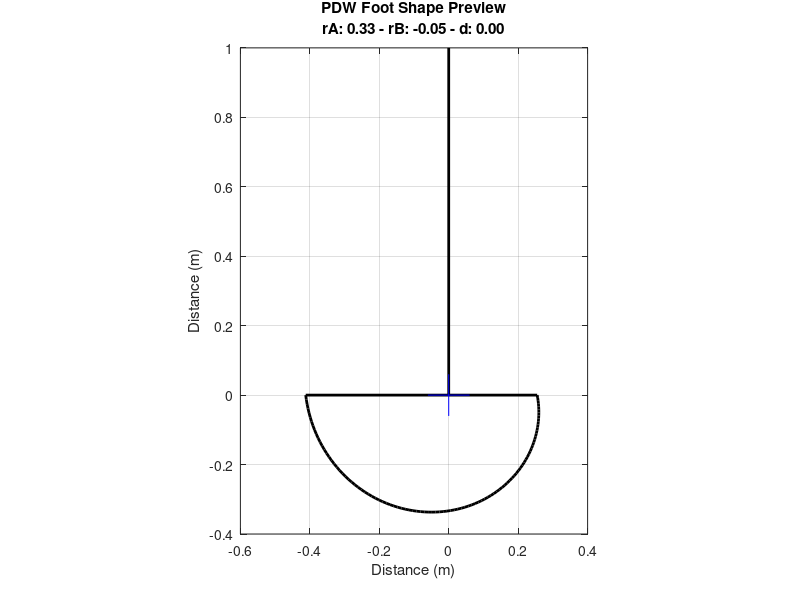

Write the MATLAB code that produced this figure.
%=========================================================================================
%
% Passive Dynamic Walker (PDW) Simulation Model
% Curved Foot Variation
%
%=========================================================================================
%
% Curved Foot Visualization Tool
%
%=========================================================================================
%
% This simple script aids to construct and visualize the walker's curved
% foot.
%
%=========================================================================================
% Author: Ismet Handzic
% Date  : 04/29/2020
%=========================================================================================

clc			% Clear the command window
close all	% Close all open figures and plots
clear all   % Clear all variables in the workspace


%%%%%%%%%%%%%%%%%%%%%%%%%%%%%%%%%%%%%%%%%%%%%%%%%%%%%%%%%%%%%%%%%%%%%%%%%%%%%%%%%%%%%%%%%%
%%%%%%%%%%%%%%%%%%%%%%%%    Foot Shape Definition    %%%%%%%%%%%%%%%%%%%%%%%%%%%%%%%%%%%%%
%%%%%%%%%%%%%%%%%%%%%%%%%%%%%%%%%%%%%%%%%%%%%%%%%%%%%%%%%%%%%%%%%%%%%%%%%%%%%%%%%%%%%%%%%%
% Foot definiton equation:   FootRadius = rA + rB*(Angle Range)
rA = 1/3;
rB = - 0.05;

% Define the leg to foot attachment offset
d = 0.0;


%%%%%%%%%%%%%%%%%%%%%%%%%%%%%%%%%%%%%%%%%%%%%%%%%%%%%%%%%%%%%%%%%%%%%%%%%%%%%%%%%%%%%%%%%%
%%%%%%%%%%%%%%%%%%%%%%%%    Deriving the Footshape    %%%%%%%%%%%%%%%%%%%%%%%%%%%%%%%%%%%%
%%%%%%%%%%%%%%%%%%%%%%%%%%%%%%%%%%%%%%%%%%%%%%%%%%%%%%%%%%%%%%%%%%%%%%%%%%%%%%%%%%%%%%%%%%
% Define the angle range of the foot shape definition
t_foot = linspace(-pi/2, pi/2, 100);

% Define the foot radius for each angle step
r_foot = zeros(1, length(t_foot));
for i = 1 : length(t_foot)
   r_foot(i) = rA + rB * (t_foot(i));
end

% Convert to Cartesian
[x_foot, y_foot] = pol2cart(t_foot - pi/2, r_foot);


%%%%%%%%%%%%%%%%%%%%%%%%%%%%%%%%%%%%%%%%%%%%%%%%%%%%%%%%%%%%%%%%%%%%%%%%%%%%%%%%%%%%%%%%%%
%%%%%%%%%%%%%%%%%%%%%%%%    Plotting the Footshape    %%%%%%%%%%%%%%%%%%%%%%%%%%%%%%%%%%%%
%%%%%%%%%%%%%%%%%%%%%%%%%%%%%%%%%%%%%%%%%%%%%%%%%%%%%%%%%%%%%%%%%%%%%%%%%%%%%%%%%%%%%%%%%%
foot_plot = figure;
hold on
% Foot Shape
plot(x_foot, y_foot, '-k', 'LineWidth', 2)
% Closing the foot shape
plot([-d, -d], [0, 1], '-k', 'LineWidth', 2)
% Leg Position
plot([x_foot(1), x_foot(end)], [y_foot(1), y_foot(end)], '-k', 'LineWidth', 2)
% Origin
plot(0, 0, '+b', 'MarkerSize', 30)

% Formatting Plot
set(foot_plot,'color', 'w');
grid on
box on
daspect([1, 1, 1])
title({"PDW Foot Shape Preview", sprintf("rA: %.2f - rB: %.2f - d: %.2f", rA, rB, d)})
xlabel('Distance (m)');
ylabel('Distance (m)')


